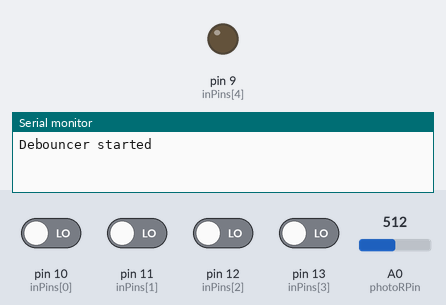
Simulated run of this sketch. Board: Arduino Uno, built with avr-gcc and run on an emulated ATmega328P. Parts: output pins drawn as LEDs (lit = HIGH), the last lines printed to the serial monitor. Inputs (shaded band) come from the test bench; at power-on: pin 10 (inPins[0]), pin 11 (inPins[1]), pin 12 (inPins[2]), pin 13 (inPins[3]) LOW, A0 (photoRPin) = 512. Pins used as bus, display or sensor lines are not drawn.

Above: at 1.2 s.
1.3 s: A0 (photoRPin) set to 327
2.8 s: A0 (photoRPin) set to 297
At 4.0 s:
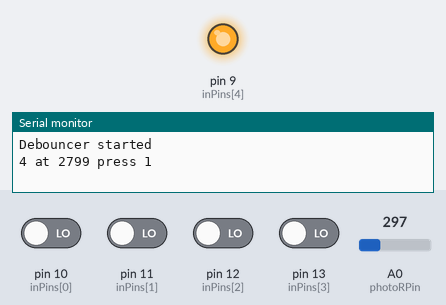
4.3 s: A0 (photoRPin) set to 482
5.8 s: A0 (photoRPin) set to 504
At 6.4 s:
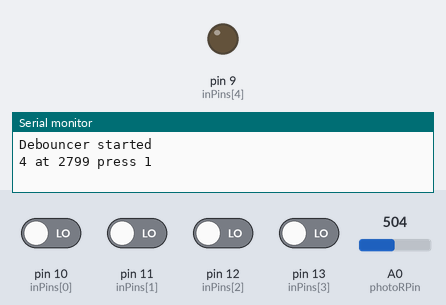
7.3 s: A0 (photoRPin) set to 306
At 8.7 s:
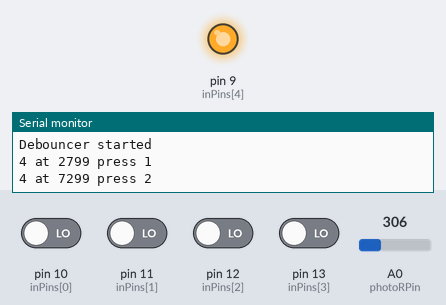
Timing chart, 0 to 9.8 s (numbered marks = the images above; inputs shaded):
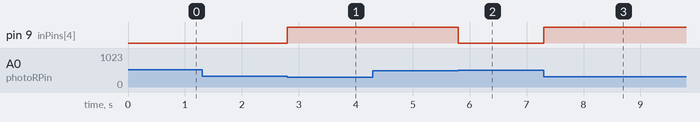

The sketch:

PDTask_4.ino
```cpp
/* Timestamping some input button presses
   Andras Szell
*/

// debug: print "AAA" as long as button is pressed
// 1 to enable, 0 when no need for debug - corresponding lines are to be removed from production code :)
#define DEBUGKEYS 0

const int pinCnt = 5;
const long debounceTimeMs = 10; // the debounce time, increase if the output flickers
// but then key presses shorter than this will be filtered out
const int inPins[] = {10, 11, 12, 13, 9};    // number of input pins listed in this array should match pinCnt

long debounceTimeoutMs[pinCnt]; // 0 if no debouncing on the given pin, future timeout value if debouncing is in progress
bool prevState[pinCnt];         // previous button state
int  pressCnt[pinCnt];          // number of button presses
bool prevWhite;         // previous light state

// define photosensor keys
int photoRPin = 0;     //Set the photodiode pin
int triggerPin = 19;
int minLight;          //Used to calibrate the readings
int maxLight;          //Used to calibrate the readings
int lightLevel;
int prevLight;
int UpLight;
int LowLight;

void setup()
{
  Serial.begin(115200); // 115200 baud -> better timing of serial messages if necessary
  Serial.println("Debouncer started");

  // safety check :)
  if (sizeof(inPins) / sizeof(int) != pinCnt) {
    Serial.println("Error: wrong number of input pins in pinCnt!");
  }

  // set all pins listed in inPins to input
  for (int i = 0; i < pinCnt; i++) {
    pinMode(inPins[i], INPUT);
  }

  // set up the starting light level limits
  lightLevel = analogRead(photoRPin);
  minLight = 300;
  maxLight = lightLevel;
  prevLight = maxLight;
  prevWhite = HIGH;
  pinMode(inPins[4], OUTPUT);
  pinMode(triggerPin, OUTPUT);
  digitalWrite(triggerPin, LOW);
}

int val = 0;

void loop()
{
  long now = millis();

  // Light measurements
  lightLevel = analogRead(photoRPin);
  if (minLight > lightLevel) {
    minLight = lightLevel;
  }
  if (maxLight < lightLevel) {
    maxLight = lightLevel;
  }
  UpLight = maxLight - 200;
  LowLight = minLight + 200;

  // Set digital pin based on the analog input from the sensor
  if (lightLevel < UpLight) {   // Dark rectangle in the top left corner (Cue)
    //if (prevWhite == HIGH) {
      digitalWrite(inPins[4], HIGH);
      digitalWrite(triggerPin, HIGH);
      //Serial.println(lightLevel);
      //Serial.println("fekete");
    //}
  } else if (lightLevel > LowLight) {
    digitalWrite(inPins[4], LOW);   // White background
    digitalWrite(triggerPin, LOW);
    //prevWhite = HIGH;
    //Serial.println(lightLevel);
    //Serial.println("feher");
  }


  for (int i = 0; i < pinCnt; i++) {
#if DEBUGKEYS
    delay(1);
#endif

    // check pins one by one, but only if not in debounce timeout's 50 ms window

    if (debounceTimeoutMs[i] == 0) {
      // nothing was pressed recently - wait for button press and always update previous state

      if (digitalRead(inPins[i]) == HIGH) {
        if (prevState[i] == LOW) {  // rising edge: button is really pressed -> setup timeout
          debounceTimeoutMs[i] = now + debounceTimeMs;
        }
        prevState[i] = HIGH;
#if DEBUGKEYS
        Serial.print((char)('A' + i));
#endif
      } else {
        prevState[i] = LOW;
      }

    } else if (debounceTimeoutMs[i] < now) {

      // debounce time is over
      if (digitalRead(inPins[i]) == HIGH) {
        //  we assume a real button press if it is still HIGH
        pressCnt[i]++;
#if DEBUGKEYS
        Serial.print(' ');
#endif
        Serial.print(i); Serial.print(" at ");
        Serial.print(debounceTimeoutMs[i] - debounceTimeMs);
        Serial.print(" press ");
        Serial.print(pressCnt[i]);
        Serial.println("");
        //prevWhite = LOW;
        //digitalWrite(inPins[4], LOW);
        //digitalWrite(triggerPin, LOW);
        //Serial.println(lightLevel);
        //Serial.println("meg mindig fekete");
      } else {
#if DEBUGKEYS
        Serial.print("bounce "); Serial.println(i);
#endif
        prevState[i] = LOW;
      }
      debounceTimeoutMs[i] = 0;
    }
    // else: debounceTimeout is not over, keep waiting...
  }
}
```

Measured:
- the behaviour switches between 312 and 311 on A0 (photoRPin) (found by bisection; images 0 and 1)
- the behaviour switches between 497 and 498 on A0 (photoRPin) (found by bisection; images 1 and 2)
- after the input at 1.3 s, every drawn part: stays the same
- after the input at 2.8 s, pin 9 (inPins[4]): LOW → HIGH at once
- after the input at 4.3 s, every drawn part: stays the same
- after the input at 5.8 s, pin 9 (inPins[4]): HIGH → LOW at once
- after the input at 7.3 s, pin 9 (inPins[4]): LOW → HIGH at once
